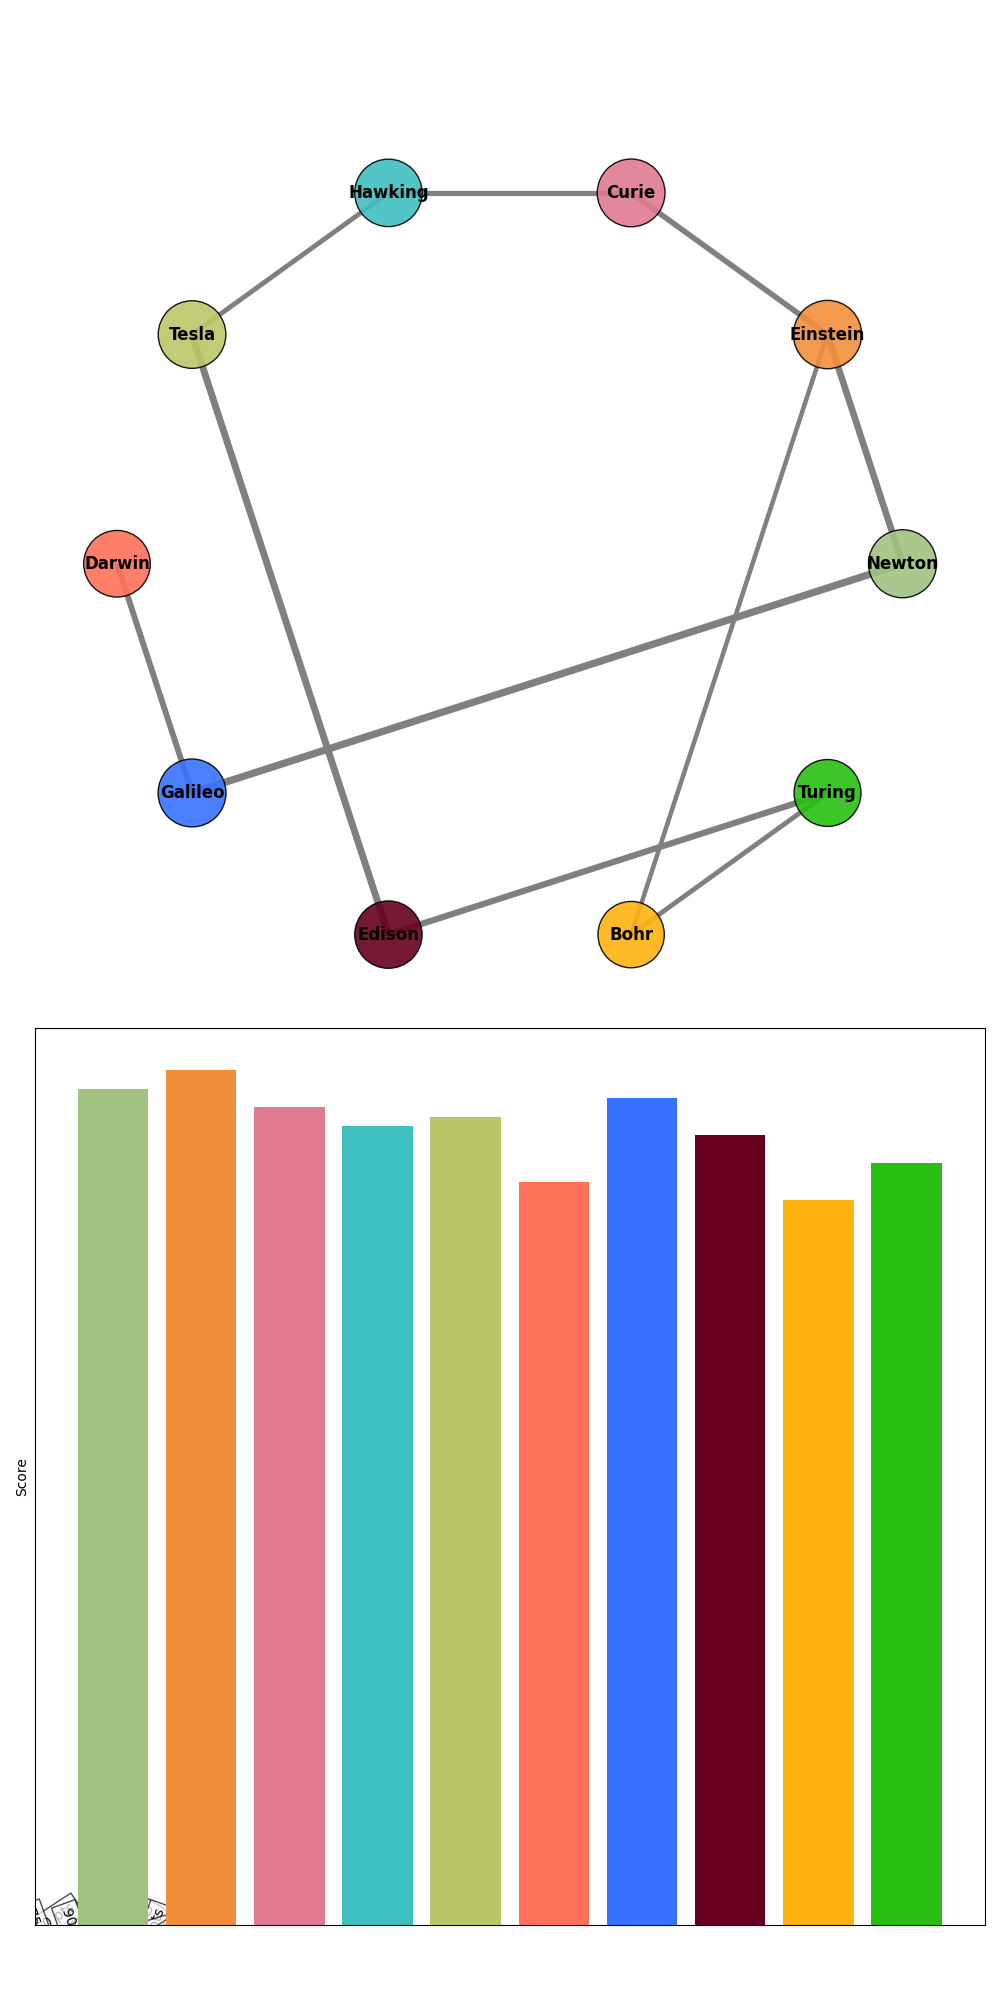

Python code for this plot:
import matplotlib.pyplot as plt
import networkx as nx

scientists = ['Newton', 'Einstein', 'Curie', 'Hawking', 'Tesla', 'Darwin', 'Galileo', 'Edison', 'Bohr', 'Turing']

collaborations = [
    ('Newton', 'Einstein', 85),
    ('Einstein', 'Curie', 70),
    ('Curie', 'Hawking', 65),
    ('Hawking', 'Tesla', 60),
    ('Tesla', 'Edison', 90),
    ('Darwin', 'Galileo', 75),
    ('Edison', 'Turing', 80),
    ('Galileo', 'Newton', 95),
    ('Bohr', 'Einstein', 55),
    ('Turing', 'Bohr', 60),
]

contribution_scores = {
    'Newton': 90,
    'Einstein': 92,
    'Curie': 88,
    'Hawking': 86,
    'Tesla': 87,
    'Darwin': 80,
    'Galileo': 89,
    'Edison': 85,
    'Bohr': 78,
    'Turing': 82
}

G = nx.Graph()
G.add_nodes_from(scientists)
for source, target, impact in collaborations:
    G.add_edge(source, target, weight=impact)

node_sizes = [1500 + contribution_scores[scientist] * 10 for scientist in scientists]
pos = nx.circular_layout(G)
edge_labels = {(u, v): f'{d["weight"]} pts' for u, v, d in G.edges(data=True)}
edge_widths = [0.5 + G[u][v]['weight'] / 20 for u, v in G.edges()]

node_colors = ['#A1C181', '#F28F3B', '#E07B91', '#40BFC1', '#BDC667', '#FF715B', '#3772FF', '#67001F', '#FEB30F', '#29BF12']

fig, axs = plt.subplots(2, 1, figsize=(10, 20))

# Subplot 1: Network Graph without stylistic elements
nx.draw_networkx_nodes(G, pos, ax=axs[0], node_size=node_sizes, node_color=node_colors, alpha=0.9, edgecolors='black')
nx.draw_networkx_edges(G, pos, ax=axs[0], edgelist=G.edges, edge_color='gray', width=edge_widths)
nx.draw_networkx_labels(G, pos, ax=axs[0], font_size=12, font_weight='bold')
nx.draw_networkx_edge_labels(G, pos, edge_labels=edge_labels, font_size=10, label_pos=0.3, bbox=dict(facecolor='white', alpha=0.7))
axs[0].axis('off')

scientists_labels = list(contribution_scores.keys())
contributions_values = list(contribution_scores.values())
colors = [node_colors[scientists.index(name)] for name in scientists_labels]

# Subplot 2: Bar chart without a legend or grid
axs[1].bar(scientists_labels, contributions_values, color=colors)
axs[1].set_ylabel('Score')
axs[1].set_xticklabels(scientists_labels, rotation=45, ha='right')

plt.tight_layout(rect=[0, 0.03, 1, 0.95])
plt.show()
